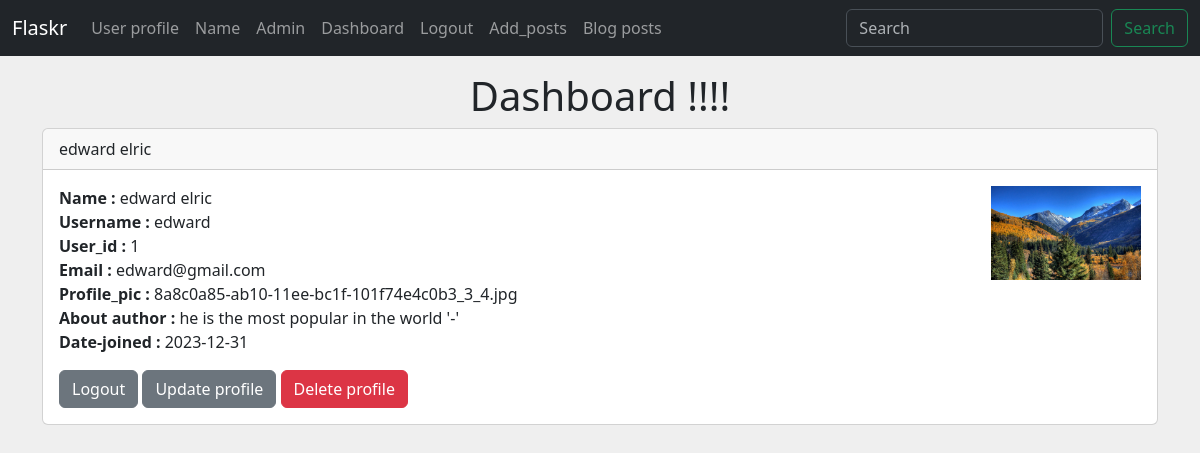
The page /dashboard/ (signed in) on the database its author committed.
### hello.py (models this page shows, shortened)
class Users(db.Model, UserMixin):
    id = db.Column(db.Integer, primary_key=True)
    username = db.Column(db.String(20), nullable=False, unique=True)
    name = db.Column(db.String(20), nullable=False)
    email = db.Column(db.String(100), nullable=False, unique=True)
    color = db.Column(db.String(100))
    about_author = db.Column(db.Text(500))
    date_added = db.Column(db.Date, default=datetime.utcnow)
    profile_pic = db.Column(db.String(), nullable=True)
    password_hash = db.Column(db.String(120))
    posts = db.relationship('Posts', backref='poster')
    @property
    def password(self):
        raise AttributeError('password is not readable!!!!!!')

### hello.py (the view)
@app.route('/dashboard/', methods=['GET', 'POST'])
@login_required
def dashboard():
    return render_template('dashboard.html')

### webForm.py
class SearchForm(FlaskForm):
    searched = StringField("search", validators=[DataRequired()])
    submit = SubmitField('Submit')

### hello.py (called while the page is built)
@login_manager.user_loader
def load_user(user_id):
    return Users.query.get(int(user_id))

@app.context_processor
def base():
    form = SearchForm()
    return dict(form=form)

### templates/dashboard.html (shortened to what this page needs)
{%extends "base.html"%}
{%block content%}
<h1 class="mt-3 text-center">Dashboard !!!! </h1>
<div class="card">
  <div class="card-header">
    {{current_user.name}}
  </div>
  <div class="card-body">
    <div class="row">
      <div class="col-8">
        <p class="card-text">
          <strong>Name : </strong>{{current_user.name}}<br>
          <strong>Username : </strong>{{current_user.username}}<br>
          <strong>User_id : </strong>{{current_user.id}}<br>
          <strong>Email : </strong>{{current_user.email}}<br>
          <strong>Profile_pic : </strong>{{current_user.profile_pic}}<br>
          <strong>About author : </strong>{{current_user.about_author}}<br>
          <strong>Date-joined : </strong>{{current_user.date_added}}<br>
        </p>
        <a href="{{url_for('logout')}}" class="btn btn-secondary">Logout</a>
        <a href="{{url_for('update',id=current_user.id)}}" class="btn btn-secondary">Update profile</a>
        <a href="{{url_for('delete',id=current_user.id)}}" class="btn btn-danger">Delete profile</a>
      </div>
      <div class="col-4">
        {%if current_user.profile_pic %}
        <img src="{{url_for('static',filename='images/'+ current_user.profile_pic)}}" width="150" class="float-end" alt="profile"title="profile">
        {%else%}
        <img src="{{url_for('static',filename='images/pic.jpg')}}" width="150" class="float-end" alt="profile"title="profile">
        {%endif%}
      </div>
    </div>
  </div>
</div>
<br><br>
{%endblock%}

### static/css/style.css (style rules this page uses)
body { background: #efefef; }

### rows shown on the page
Users: name "edward elric", username "edward", id "1", email "edward@gmail.com", profile_pic "8a8c0a85-ab10-11ee-bc1f-101f74e4c0b3_3_4.jpg", about_author "he is the most popular in the world '-'", date_added "2023-12-31", profile_pic (picture)
